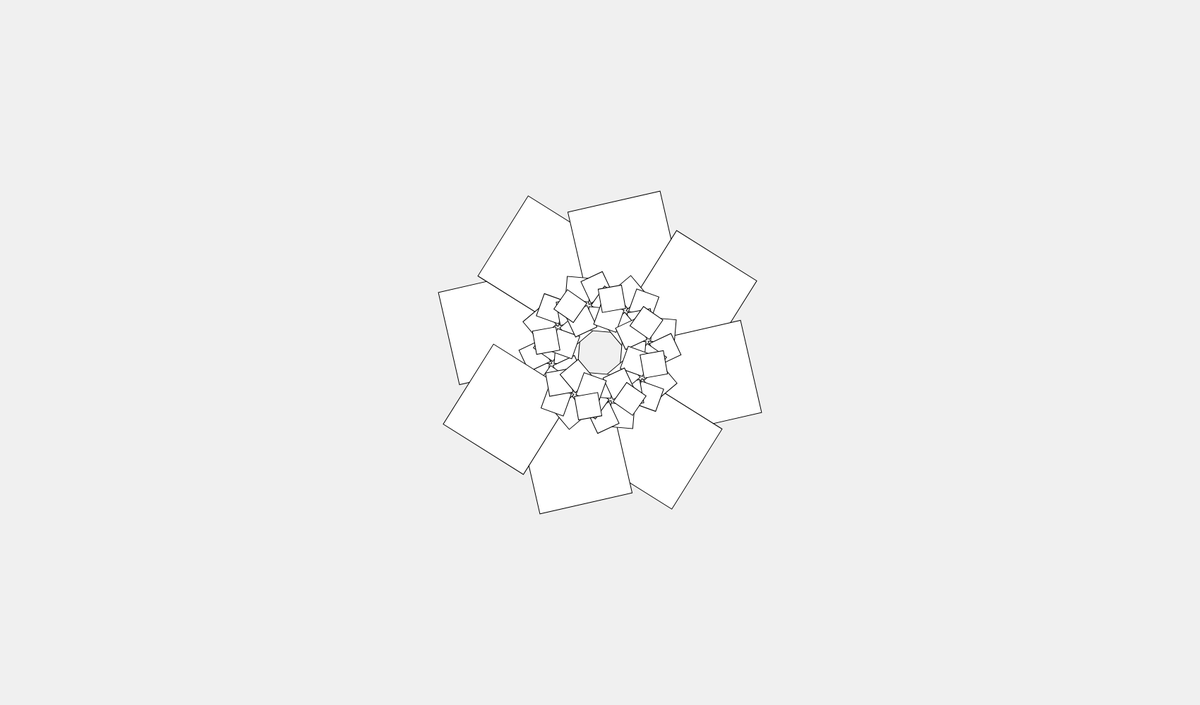
Frame 1 (no input)
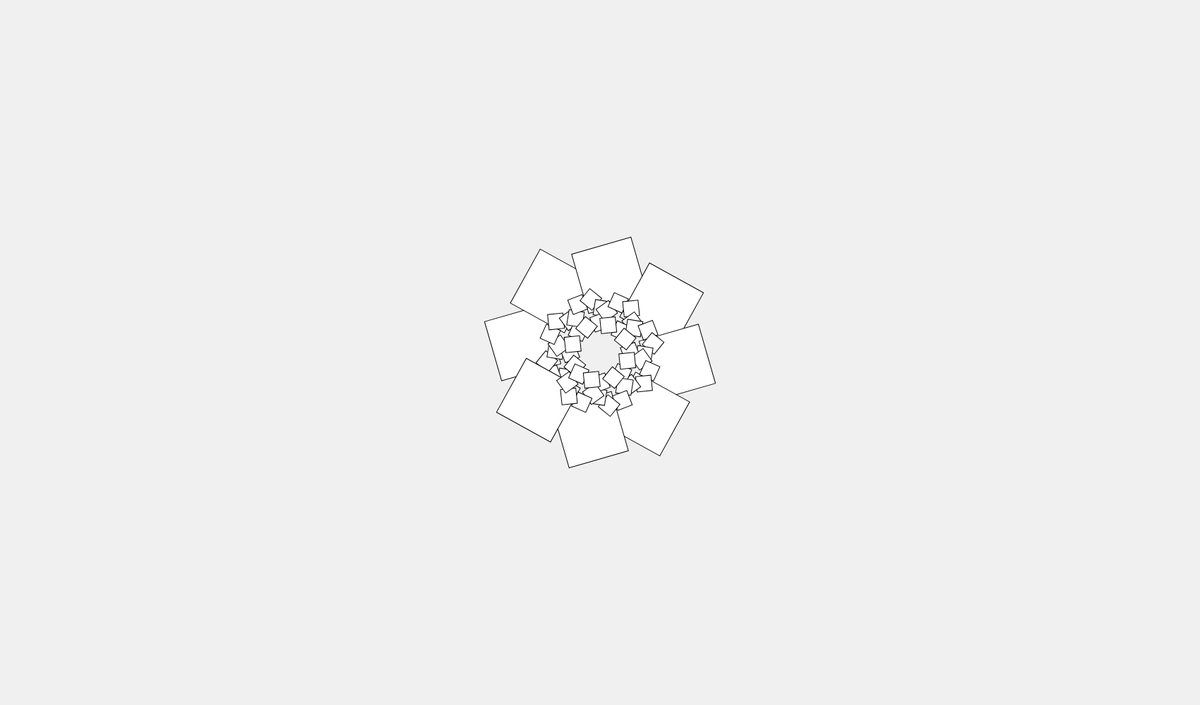
Frame 60 (no input)
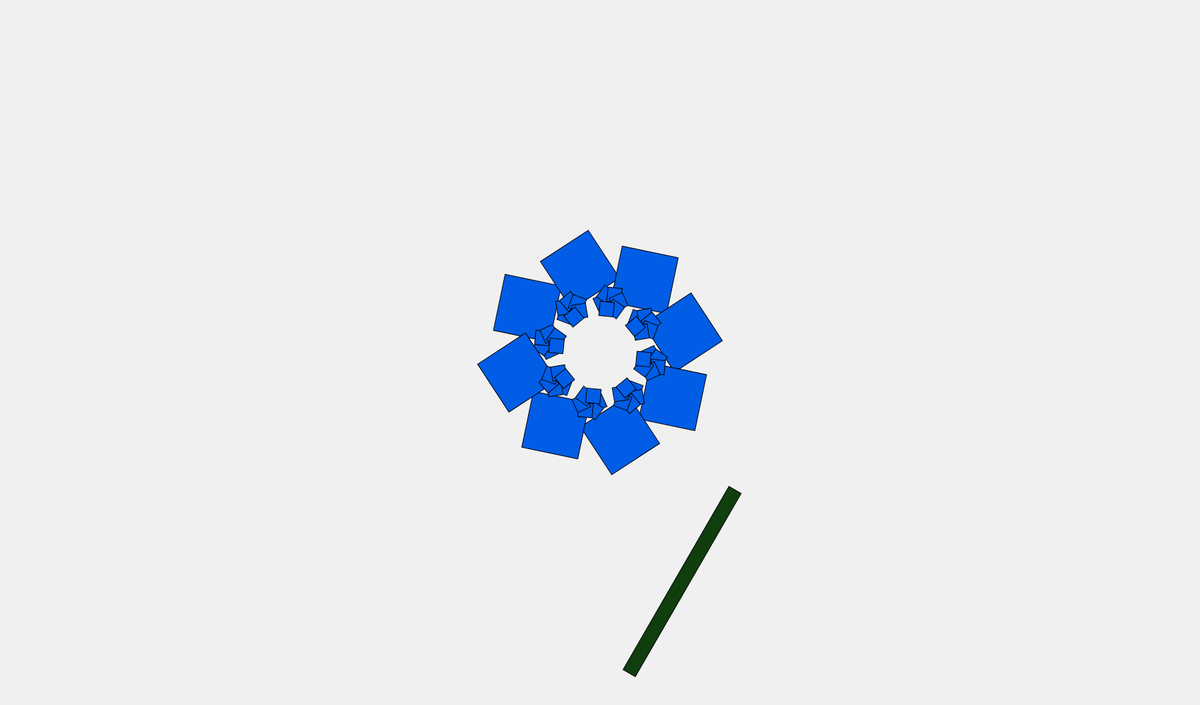
Frame 120 (the mouse pressed at the canvas centre since frame 60)

The p5.js sketch that drew these frames (run headless with seeded random() and noise() and a simulated clock; from frame 60 on, the mouse is pressed at the canvas centre):

// p5.js sketch
// ── sketch.js
function setup() {
	createCanvas(1700, 1000);
}

function draw(){
background(240);

  var ang1 = TWO_PI * noise(0.01*frameCount + 10);
  	var ang2 = TWO_PI * noise(0.01*frameCount + 20);
  	var ang3 = TWO_PI * noise(0.01*frameCount + 30);
  	var rx = 60 * noise(0.01*frameCount + 40);
  	var tx = 200 * noise(0.01*frameCount + 50);
  	var size1 = 200 * noise(0.01*frameCount + 60);
  	var size2 = 50 * noise(0.01*frameCount + 60);

  	translate(width/2, height/2);
  	for (var i = 0; i < 8; i++) {
  		push();
  		rotate(ang1 + TWO_PI * i / 8);
  		translate(tx, 0);
  		rect(0, 0, size1, size1);
  		for (var j = 0; j < 6; j++) {
  			push();
  			rotate(ang2 + TWO_PI * j / 6);
  			translate(rx, 0);
  			rotate(ang3);
  			rect(rx, 0, size2, size2);
  			pop();
  		}
  		translate()
  		pop();
  	}

if (mouseIsPressed) {(frameCount % 25 == 0)
		fill(random(1, 100), random(1, 155), random(1, 245));
		push();
		translate(200, 200);
		rotate(radians(frameCount));
		rect(0, 0, 300, 20);
		pop();
  }else {

}




  }
